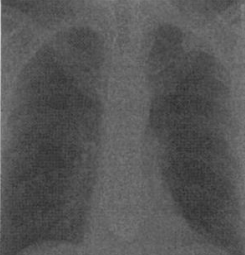
#> input picture lap/img.png, 245 x 255 px
$ jupyter execute --allow-errors 20115621_BuiDinhHanhDu_lap3.ipynb
#> lines starting #> are read from the running program, lines starting #| are printed output that depends on the picture
#> further down, img is the input picture: shape (255, 245); min 43, max 204, mean 86
[cell 1]
#Khai báo thư viện
import cv2
import numpy as np
from matplotlib import pyplot as plt

[cell 2]
def histogram_equalization (image):
    #Tính toán hitogram
    hist, _ = np.histogram (image.flatten(), 256, [0, 256])
#> hist = 256 values, max 1657 at index 100, min 0 at index 0, mean 244

    #Tính toán hàm tích lũy
    cdf = hist.cumsum()
#> cdf = 256 values from 0 to 62475

    #Chuẩn hóa hàm tích lũy
    cdf_normarlized = cdf * 255 / cdf[-1]
#> cdf_normarlized = 256 values from 0 to 255

    #Ánh xạ lại các mức xám theo hàm tich lũy chuẩnn hóa
    equalized_image = cdf_normarlized[image]
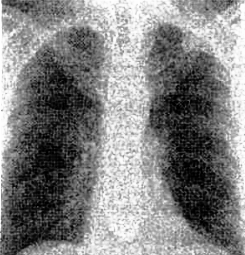
#> equalized_image: shape (255, 245) float64; min 0.00408, max 255, mean 129.8

    return equalized_image.astype(np.uint8)

[cell 3]
#Đọc hình ảnh
img = cv2.imread('img.png', cv2.IMREAD_GRAYSCALE)

#Thực hiện cân bằng histogram
histogram_image = histogram_equalization(img)

#sử dụng thư viện cân bằng histogram
histogram_image_li = cv2.equalizeHist(img)

[cell 4]
#show image
plt.figure(figsize= (15, 5))
plt.subplot(131),plt.imshow(img, cmap= 'gray'),plt.title('Original')
plt.xticks([]), plt.yticks([])
plt.subplot(132),plt.imshow(histogram_image, cmap= 'gray'), plt.title('Histogram equalization')
plt.xticks([]), plt.yticks([])
plt.subplot(133),plt.imshow(histogram_image_li, cmap= 'gray'), plt.title('Histogram equalization dùng thư viện')
plt.xticks([]), plt.yticks([])
plt.show()
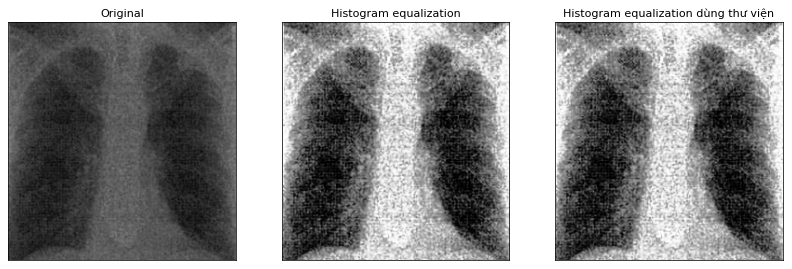
#> figure drawn by matplotlib, 3 panels

[cell 5]
def mean_filter(image, kernel_size):

#> called with kernel_size = 7
    padded_image = cv2.copyMakeBorder (image, kernel_size//2, kernel_size//2, kernel_size//2, kernel_size//2,
                                      cv2.BORDER_CONSTANT)
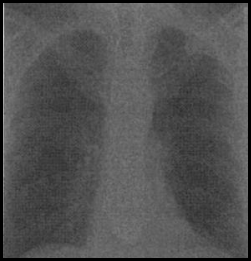
#> padded_image: shape (261, 251); min 0, max 204, mean 82.1
    output_image = np.zeros_like(image)

    for i in range(image.shape[0]):
        for j in range (image.shape[1]):
            neigborhood = padded_image[i:i +kernel_size, j: j +kernel_size]
            mean_vallue = np.mean(neigborhood)
            output_image[i, j] = mean_vallue
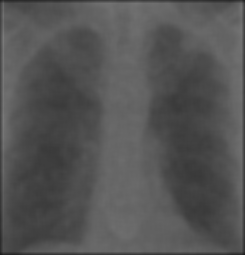
#> output_image: shape (255, 245); min 25, max 122, mean 84.1
    return output_image

[cell 6]
mean_image = mean_filter(img, 7)

kernel_size = (7 ,7)
mean_image_li = cv2.blur(img, kernel_size)

[cell 7]
plt.figure(figsize= (15, 5))
plt.subplot(131),plt.imshow(img, cmap= 'gray'),plt.title('Original')
plt.xticks([]), plt.yticks([])
plt.subplot(132),plt.imshow(mean_image, cmap= 'gray'), plt.title('Mean filter')
plt.xticks([]), plt.yticks([])
plt.subplot(133),plt.imshow(mean_image_li, cmap= 'gray'), plt.title('Maen filter dùng thư viện')
plt.xticks([]), plt.yticks([])
plt.show()

[cell 8]
def median_filter(image, kernel_size):
#> called with kernel_size = 5
    h, w = image.shape
#> h = 255; w = 245
    filtered_image = np.zeros((h, w),dtype=np.uint8)

    window_size = kernel_size*kernel_size

    radius = kernel_size//2

    for i in range (radius, h - radius):
        for j in range (radius, w - radius):
            window = image[i - radius: i + radius + 1, j - radius: j + radius + 1]
            median_value = np.median(window)
            filtered_image[i, j] = median_value

    return filtered_image

[cell 9]
median_image = median_filter(img, 5)

median_image_li = cv2.medianBlur(img, 5)

[cell 10]
plt.figure(figsize= (15, 5))
plt.subplot(131),plt.imshow(img, cmap= 'gray'),plt.title('Original')
plt.xticks([]), plt.yticks([])
plt.subplot(132),plt.imshow(median_image, cmap= 'gray'), plt.title('Median filter')
plt.xticks([]), plt.yticks([])
plt.subplot(133),plt.imshow(median_image_li, cmap= 'gray'), plt.title('Median filter dùng thư viện')
plt.xticks([]), plt.yticks([])
plt.show()

[cell 11]
def min_filter(image, kernel_size):
#> called with kernel_size = 5
    h, w = image.shape
#> h = 255; w = 245
    filtered_image = np.zeros((h, w),dtype=np.uint8)

    window_size = kernel_size*kernel_size

    radius = kernel_size//2

    for i in range (radius, h - radius):
        for j in range (radius, w - radius):
            window = image[i - radius: i + radius + 1, j - radius: j + radius + 1]
            min_value = np.min(window)
            filtered_image[i, j] = min_value
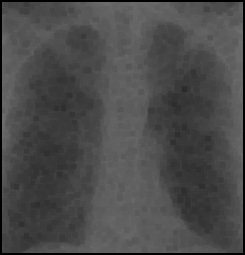
#> filtered_image: shape (255, 245); min 0, max 112, mean 74.5

    return filtered_image

[cell 12]
min_image = min_filter(img, 5)

min_image_li = cv2.filter2D(img,-1, (5, 5))
#> min_image_li: shape (255, 245); every value is 255

[cell 13]
plt.figure(figsize= (15, 5))
plt.subplot(131),plt.imshow(img, cmap= 'gray'),plt.title('Original')
plt.xticks([]), plt.yticks([])
plt.subplot(132),plt.imshow(min_image, cmap= 'gray'), plt.title('Min filter')
plt.xticks([]), plt.yticks([])
plt.subplot(133),plt.imshow(min_image_li, cmap= 'gray'), plt.title('Min filter dùng thư viện')
plt.xticks([]), plt.yticks([])
plt.show()

[cell 14]
def max_filter(image, kernel_size):
#> called with kernel_size = 5
    h, w = image.shape
#> h = 255; w = 245
    filtered_image = np.zeros((h, w),dtype=np.uint8)

    window_size = kernel_size*kernel_size

    radius = kernel_size//2

    for i in range (radius, h - radius):
        for j in range (radius, w - radius):
            window = image[i - radius: i + radius + 1, j - radius: j + radius + 1]
            max_value = np.max(window)
            filtered_image[i, j] = max_value
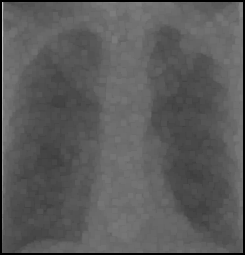
#> filtered_image: shape (255, 245); min 0, max 204, mean 90.8

    return filtered_image

$ run again, with lap/image1.png copied over lap/img.png
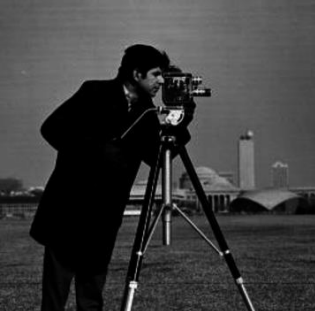
#> input picture lap/image1.png, 315 x 311 px
#> img is the input picture: shape (311, 315); min 0, max 250, mean 61.7
#> hist = 256 values, max 16350 at index 0, min 0 at index 233, mean 382.7
#> cdf = 256 values from 16350 to 97965
#> cdf_normarlized = 256 values from 42.56 to 255
#> `min_image_li = cv2.filter2D(img,-1, (5, 5))`:
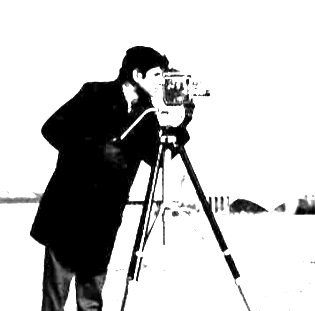
#> min_image_li: shape (311, 315); min 0, max 255, mean 195.5
#> after the loop in max_filter, `for i in range (radius, h - radius):`:
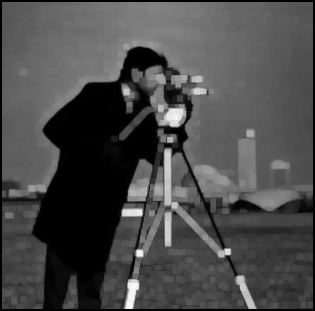
#> filtered_image: shape (311, 315); min 0, max 250, mean 73.8
